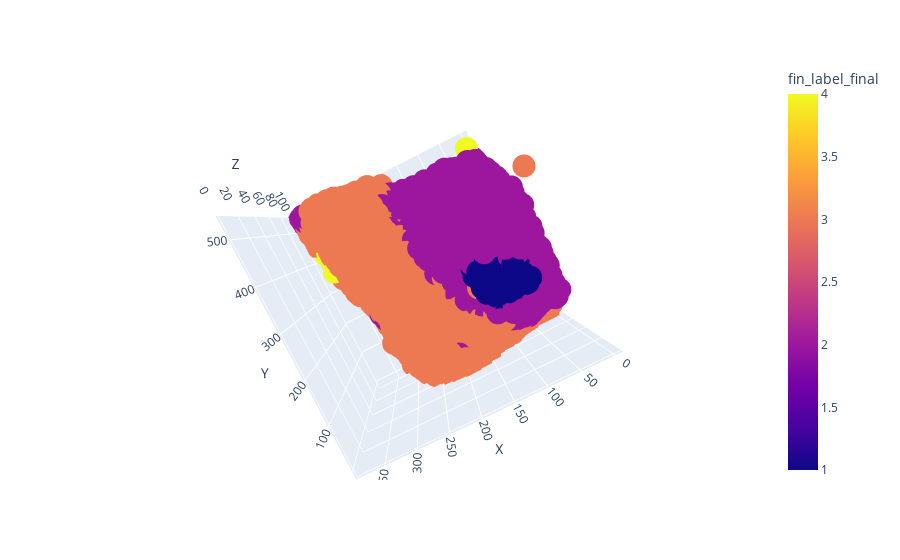

Notebook cell for this chart:
### Code cell
fig = px.scatter_3d(lb_df, x="X", y="Y", z="Z", color="fin_label_final")
fig.show()

### Figure 1 — Plotly figure (JSON) as saved in the notebook; plotly's stock layout.template omitted (floating-point values rounded to 4 significant figures; data arrays with more than 128 entries replaced by an {"elided": "..."} marker saying what was removed)
{"data": [{"hovertemplate": "X=%{x}<br>Y=%{y}<br>Z=%{z}<br>fin_label_final=%{marker.color}<extra></extra>", "legendgroup": "", "marker": {"color": {"elided": "7380 int values"}, "coloraxis": "coloraxis", "symbol": "circle"}, "mode": "markers", "name": "", "scene": "scene", "showlegend": false, "type": "scatter3d", "x": {"elided": "7380 float values"}, "y": {"elided": "7380 float values"}, "z": {"elided": "7380 float values"}}], "layout": {"autosize": true, "coloraxis": {"colorbar": {"title": {"text": "fin_label_final"}}, "colorscale": [[0, "#0d0887"], [0.1111, "#46039f"], [0.2222, "#7201a8"], [0.3333, "#9c179e"], [0.4444, "#bd3786"], [0.5556, "#d8576b"], [0.6667, "#ed7953"], [0.7778, "#fb9f3a"], [0.8889, "#fdca26"], [1, "#f0f921"]]}, "legend": {"tracegroupgap": 0}, "margin": {"t": 60}, "scene": {"aspectmode": "auto", "aspectratio": {"x": 1, "y": 1, "z": 1}, "camera": {"center": {"x": 0, "y": 0, "z": 0}, "eye": {"x": -0.09234, "y": 0.1854, "z": -2.155}, "projection": {"type": "perspective"}, "up": {"x": 0, "y": 0, "z": 1}}, "domain": {"x": [0, 1], "y": [0, 1]}, "xaxis": {"title": {"text": "X"}, "type": "linear"}, "yaxis": {"title": {"text": "Y"}, "type": "linear"}, "zaxis": {"title": {"text": "Z"}, "type": "linear"}}}}
